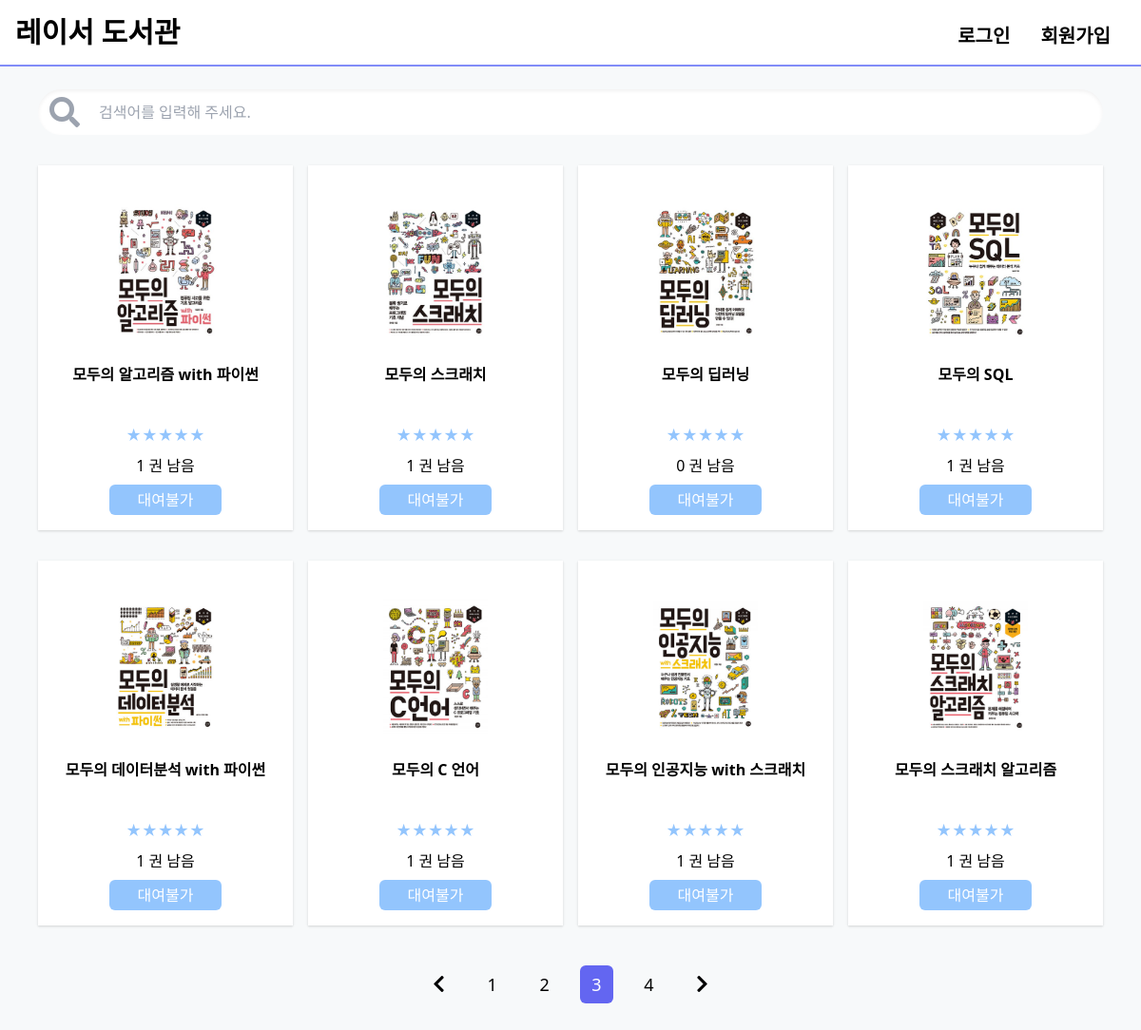
Page /?page=3 on the earlier database version.
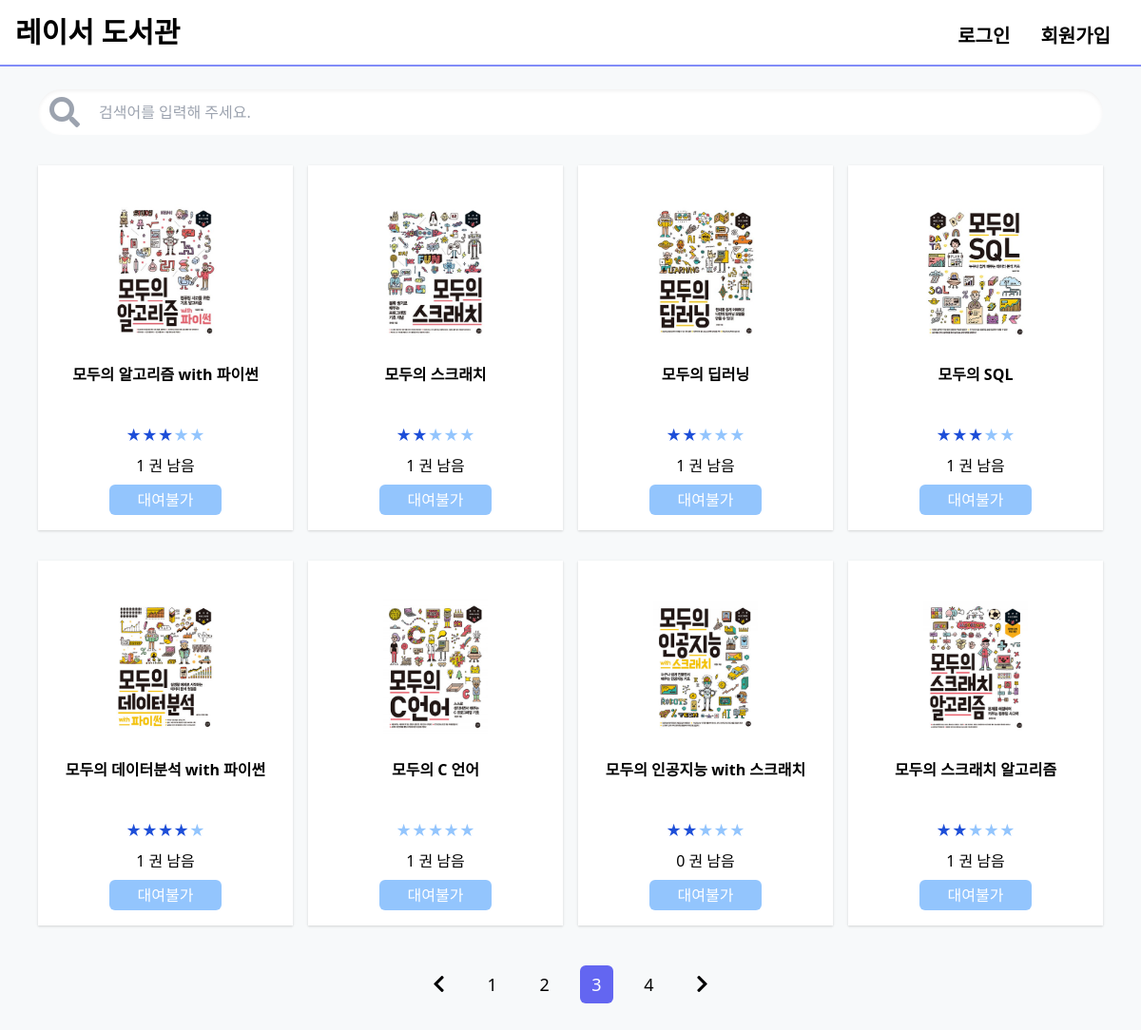
Same page on the later database version.
### models.py (models this page shows)
class libraryBook(db.Model):
    __tablename__ = "book"
    id = db.Column(db.Integer, primary_key=True, autoincrement=True)
    book_name = db.Column(db.String(200))
    publisher = db.Column(db.String(100))
    author = db.Column(db.String(20))
    publication_date = db.Column(db.Date)
    pages = db.Column(db.String(4))
    isbn = db.Column(db.String(13))
    description = db.Column(db.Text())
    link = db.Column(db.String(255))
    photo = db.Column(db.String(255))
    rented = db.Column(db.Boolean, default=False)

### views/main_view.py (the view)
@bp.route("/")
def home():
    page = request.args.get("page", 1)
    search = request.args.get("search", "")
    searchquery = f"search={search}&" if search else ""
    try:
        page = int(page)
    except ValueError:
        return redirect(url_for("index"))
    page_size = 8
    limit = page * page_size
    offset = limit - page_size
    books = libraryBook.query.filter(
        libraryBook.book_name.like(f"%{search}%")
    ).order_by(libraryBook.id.asc())
    book_count = books.count()
    page_count = ceil(book_count / page_size)
    books = books[offset:limit]
    for book in books:
        libBook = libraryBook.query.filter(libraryBook.id == book.id).first()
        borBook = (
            rentalBook.query.filter(rentalBook.book_id == book.id)
            .order_by(rentalBook.rental_date.desc())
            .first()
        )
        try:
            if borBook.return_date <= date.today():
                libBook.rented = False
        except AttributeError:
            continue
        else:
            db.session.commit()
    page_range = range(1, page_count + 1)
    if page < 1 or page > page_count:
        return redirect(url_for("index"))
    return render_template(
        "index.html",
        page=page,
        books=books,
        book_count=book_count,
        page_count=page_count,
        page_range=page_range,
        avg_rating=avg_rating,
        search=search,
        searchquery=searchquery,
    )

### views/auth_view.py (called while the page is built)
@bp.before_app_request
def load_logged_in_user():
    user_id = session.get("email")
    if user_id:
        g.user = libraryUser.query.filter(libraryUser.email == user_id).first()
    else:
        g.user = None

### views/main_view.py (called while the page is built)
def avg_rating(book_id):
    all_rating = bookComment.query.filter(bookComment.book_id == book_id).all()
    sum_rating = 0
    if len(all_rating) > 0:
        for rate in all_rating:
            sum_rating += rate.rating
        return round(sum_rating / len(all_rating))
    return 0

### templates/index.html (shortened to what this page needs)
{% extends 'base.html' %}
{% block content %}
{% include "partials/search.html" %}
<div class="grid grid-cols-2 grid-rows-4 mx-10 gap-x-4 gap-y-8 lg:grid-cols-4 lg:grid-rows-2">
    {% for book in books %}
    <form
        action="{{ url_for('book.borrow_book', book_id=book.id) }}"
        class="mx-auto p-4 text-center flex flex-col justify-center items-center h-96 w-full bg-white shadow hover:shadow-lg"
        method="POST">
        <img class="m-auto" src="{{book.photo}}" width="110" height="110">
        <a class="h-12 font-semibold" href="{{ url_for('book.book_detail', book_id=book.id) }}"><span>{{book.book_name}}</span></a>
        <div class="flex mt-4">
            {% if avg_rating(book.id) == 0 -%}
            <div class="text-blue-300">&#9733;</div><div class="text-blue-300">&#9733;</div><div class="text-blue-300">&#9733;</div><div class="text-blue-300">&#9733;</div><div class="text-blue-300">&#9733;</div>
            {%- elif avg_rating(book.id) == 1 -%}
            <div class="text-blue-700">&#9733;</div><div class="text-blue-300">&#9733;</div><div class="text-blue-300">&#9733;</div><div class="text-blue-300">&#9733;</div><div class="text-blue-300">&#9733;</div>
            {%- elif avg_rating(book.id) == 2 -%}
            <div class="text-blue-700">&#9733;</div><div class="text-blue-700">&#9733;</div><div class="text-blue-300">&#9733;</div><div class="text-blue-300">&#9733;</div><div class="text-blue-300">&#9733;</div>
            {%- elif avg_rating(book.id) == 3 -%}
            <div class="text-blue-700">&#9733;</div><div class="text-blue-700">&#9733;</div><div class="text-blue-700">&#9733;</div><div class="text-blue-300">&#9733;</div><div class="text-blue-300">&#9733;</div>
            {%- elif avg_rating(book.id) == 4 -%}
            <div class="text-blue-700">&#9733;</div><div class="text-blue-700">&#9733;</div><div class="text-blue-700">&#9733;</div><div class="text-blue-700">&#9733;</div><div class="text-blue-300">&#9733;</div>
            {%- else -%}
            <div class="text-blue-700">&#9733;</div><div class="text-blue-700">&#9733;</div><div class="text-blue-700">&#9733;</div><div class="text-blue-700">&#9733;</div><div class="text-blue-700">&#9733;</div>
            {%- endif %}
        </div>
        <span class="my-2">
            {% if book.rented %}
            0
            {% else %}
            1
            {% endif %}
            권 남음
        </span>
        {% if g.user and not book.rented %}
        <button
            class="w-1/2 py-1 flex items-center justify-center rounded-md bg-blue-600 text-white"
            type="submit"
        >대여하기</button>
        {% else %}
        <div class="w-1/2 py-1 flex items-center justify-center rounded-md bg-blue-300 text-white">대여불가</div>
        {% endif %}
    </form>
    {% endfor %}
</div>
<h5 class="my-8 mx-auto py-4 text-center text-lg">
    {% if page > 1 %}
        <a class="mx-2 px-3 py-2 text-xl" href="?{{searchquery}}page={{page-1}}"><i class="fas fa-chevron-left"></i></a>
    {% endif %}
    {% for p in page_range  %}
        {% if p==page %}
        <a class="mx-2 px-3 py-2 text-white bg-indigo-500 rounded-md" href="?{{searchquery}}page={{p}}">{{p}}</a>
        {% else%}
        <a class="mx-2 px-3 py-2" href="?{{searchquery}}page={{p}}">{{p}}</a>
        {% endif %}
    {% endfor %}
    {% if page <  page_count %}
        <a class="mx-2 px-3 py-2 text-xl" href="?{{searchquery}}page={{page+1}}"><i class="fas fa-chevron-right"></i></a>
    {% endif %}
</h5>
{% endblock %}

### templates/base.html (shortened to what this page needs)
<!DOCTYPE html>
<html lang="en">
<head>
    <link rel="stylesheet" href="https://use.fontawesome.com/releases/v5.5.0/css/all.css">
    <link rel="stylesheet" href="{{ url_for('static', filename='style.css') }}">
    <link rel="stylesheet" href="https://unpkg.com/tailwindcss@^2/dist/tailwind.min.css">
</head>
<body>
    {% block nav %}
    {% include "partials/nav.html" %}
    {% endblock %}
    <section class="content mt-6">
        {% block content %}{% endblock %}
    </section>
    <div class="absolute z-50 inset-0 flex justify-center item-center">
    </div>
</body>
</html>

### templates/partials/nav.html
<nav class="sticky top-0 flex justify-between items-end p-4 bg-white border-b-2 border-indigo-400">
    <h1 class="text-3xl font-bold ">{% block b_title %}<a href="{{ url_for('index') }}">레이서 도서관</a>{% endblock %}</h1>
    <ul class="flex">
        {% if g.user %}
        <li class="mx-4 font-semibold text-xl"><a href="{{ url_for('book.book_lent') }}">대여기록</a></li>
        <li class="mx-4 font-semibold text-xl"><a href="{{ url_for('book.book_return') }}">반납하기</a></li>
        <li class="mx-4 font-semibold text-xl"><a href="{{ url_for('auth.logout') }}">로그아웃</a></li>
        {% else %}
        <li class="mx-4 font-semibold text-xl"><a href="{{ url_for('auth.login') }}">로그인</a></li>
        <li class="mx-4 font-semibold text-xl"><a href="{{ url_for('auth.register') }}">회원가입</a></li>
        {% endif %}
    </ul>
</nav>

### templates/partials/search.html (shortened to what this page needs)
<form class="relative mx-10 mb-8 text-gray-400 focus-within:text-gray-900" action="{{ url_for('index') }}" method="get">
    <i class="fa fa-search fa-2x absolute mx-3 my-2" aria-hidden="true"></i>
    <input
        class="pl-16 pr-24 py-3 w-full shadow-inner border-0 rounded-full focus:outline-none focus:border-transparent"
        type="text" name="search" id="search" value="{{ search }}" placeholder="검색어를 입력해 주세요." />
</form>

### static/style.css (style rules this page uses)
body { background-color: #F7F9FA; }

Differences in the rows shown:
changed libraryBook "모두의 딥러닝": rented "0" → "1"
changed libraryBook "모두의 인공지능 with 스크래치": rented "1" → "0"
